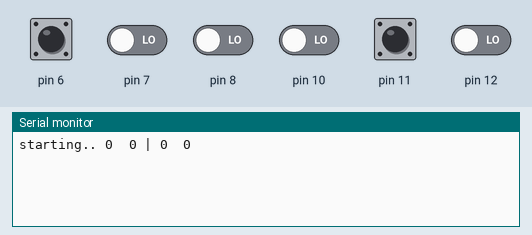
A sketch run on a simulated Arduino Uno, built with avr-gcc and run on an emulated ATmega328P. On the bench: the last lines printed to the serial monitor. Inputs (shaded band) come from the test bench; at power-on: pin 6, pin 11 HIGH, pin 7, pin 8, pin 10, pin 12 LOW.

Above: at 1.2 s.
1.3 s: pin 6 pulled LOW for 0.15 s
At 2.7 s:
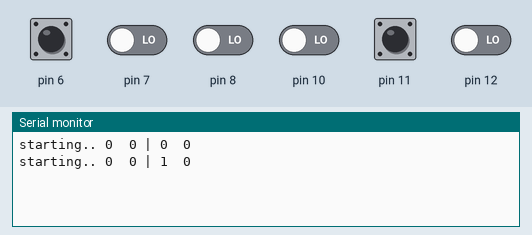
2.9 s: pin 7 driven HIGH
At 3.7 s:
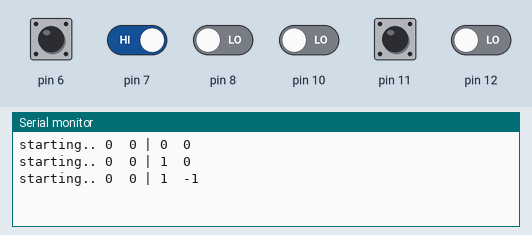
4.4 s: pin 11 pulled LOW for 0.15 s
At 5.8 s:
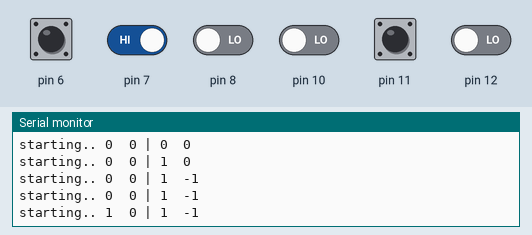
6.0 s: pin 12 driven HIGH
At 6.8 s:
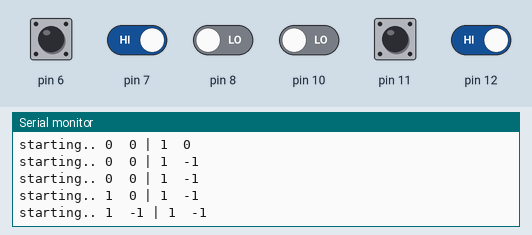
7.5 s: pin 6 pulled LOW for 1 s
At 8.8 s:
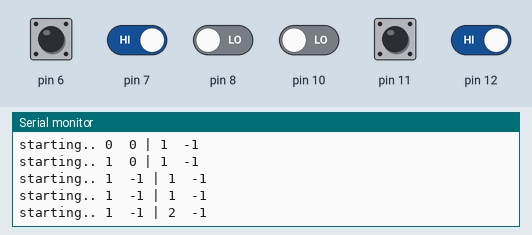
10.0 s: pin 11 pulled LOW for 1 s
At 10.4 s:
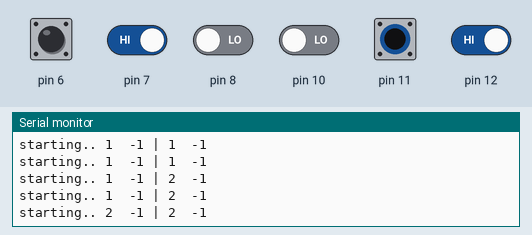
Timing chart, 0 to 13.0 s (numbered marks = the images above; inputs shaded):
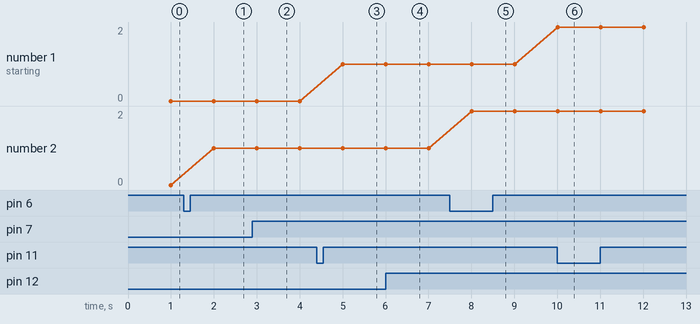

Measured:
- after the input at 1.3 s, the serial monitor: prints a new line after 0.70 s (image 1)
- after the input at 2.9 s, the serial monitor: prints a new line after 0.10 s (image 2)
- after the input at 4.4 s, the serial monitor: prints a new line after 0.61 s (image 3)
- after the input at 6.0 s, the serial monitor: prints a new line at once (image 4)
- after the input at 7.5 s, the serial monitor: prints a new line after 0.51 s (image 5)
- after the input at 10.0 s, the serial monitor: prints a new line at once (image 6)
- plotted number 2: 0 → 1 after the input at 1.3 s, 1 → 2 after the input at 7.5 s

The sketch:

encoder_values.ino
```cpp
#include "rotEncoder.h"

RotEncoder rotE(11, 10, 12);// swPin , clkPin , dtPin
RotEncoder rotE2(6, 8, 7);// swPin , clkPin , dtPin

unsigned long printDelay;
void setup()
{
  Serial.begin(9600);
}

void loop()
{
  int count1 = rotE.pushCounter();
  int rotVal1 = rotE.rotVal();

  int count2 = rotE2.pushCounter();
  int rotVal2 = rotE2.rotVal();

  if(millis() - printDelay > 1000)
  {
    Serial.print("starting.. ");
    Serial.print(count1);
    Serial.print("  ");
    Serial.print(rotVal1);
    Serial.print(" | ");
    Serial.print(count2);
    Serial.print("  ");
    Serial.print(rotVal2);

    Serial.println();
    printDelay = millis();
  }
}
```

rotEncoder.cpp
```cpp
#include "rotEncoder.h"

RotEncoder::RotEncoder(byte swPin , byte clkPin , byte dtPin)
{
	_switchPin = swPin;
	_clkPin = clkPin;
	_dtPin = dtPin;
	pinMode(_switchPin, INPUT_PULLUP);

	pinMode(_clkPin, INPUT);
	pinMode(dtPin, INPUT);

	dtPinLast = digitalRead(dtPin);
}

uint16_t RotEncoder::pushCounter()
{

	if (!digitalRead(_switchPin) && !_swStatus) // currently switch is pushed and previosly not
	{ // This function is for identify user has pushed the button
		_swStatus = 1;
		_timerSw = millis();

	}

	if (!digitalRead(_switchPin) && _swStatus && millis() - _timerSw > 10 && !swOn) // switch is in ON state
	{// This function is for deal with debounce error
		_i++;
		//Serial.println(_i);

		_swStatus = 0;
		swOn = 1;
		counterResetTmr = millis();

	}

	if (swOn && !digitalRead(_switchPin)) // switch is on status and currently is pushed also
	{ // this function is updating until switch pin being pushed
		_timerNc = millis() - _timerSw; // Time since first push
	}

	if (digitalRead(_switchPin) && swOn) // currently switch is not pushed and but in on state
	{
		//_timerNc = millis() - _timerSw;
		_timerSw = millis();

		swOn = 0;
		delay(2);
		//Serial.println("swoff");

	}
	/*
	if (millis() - counterResetTmr > 2000 || !resetCountVal)
	{
		_i = 0;
	}
	*/
	return _i;
}
//-----------------------------------
unsigned long RotEncoder::setTimerSw2Millis()
{
	_timerSw = millis();
	return _timerNc;
}

void RotEncoder::resetTimerNc()
{
	_timerNc = 0;
}

//-----------------------------------
void RotEncoder::pushCounterResetTimer(uint16_t resetTime)
{
	if (millis() - counterResetTmr > resetTime)
	{
		_i = 0;
	}
}

void RotEncoder::pushCounterReset()
{
	_i = 0;
}

int8_t RotEncoder::pushTimerReset()
{
	_timerNc = 0;
}

unsigned long RotEncoder::pushTime()
{

	if (_timerNc == prev_timerNc )
	{
		_timerNc = 0;
	}

	prev_timerNc = _timerNc;

	return _timerNc;
}

int32_t RotEncoder::rotVal()
{
	dtVal = digitalRead(_dtPin);
	if (dtVal != dtPinLast)
	{
		if (digitalRead(_clkPin) != dtVal)
		{
			encoderPos--;
		}
		else
		{
			encoderPos++;
		}
		//Serial.println(encoderPos);
	}
	dtPinLast = dtVal;
	return encoderPos;
}

void RotEncoder::setEncoderPos(int32_t inVal)
{
	encoderPos = inVal;
}

//RotEncoder RotEncoder;
```

rotEncoder.h
```cpp
// rotEncoder.h

#ifndef _ROTENCODER_h
#define _ROTENCODER_h

#if defined(ARDUINO) && ARDUINO >= 100
	#include "arduino.h"
#else
	#include "WProgram.h"
#endif

class RotEncoder
{
 private:
	 byte _switchPin, _clkPin, _dtPin;
	 int32_t encoderPos = 0;
	 boolean dtPinLast, dtVal;

	 unsigned long _timerSw, _timerNc, prev_timerNc, counterResetTmr;
	 boolean _swStatus = 0;
	 boolean _changeNumFlag = 0;
	 boolean swStatus = 0;
	 boolean swOn = 0;
	 uint8_t _i = 0;

 public:
	 RotEncoder(byte swPin , byte clkPin , byte dtPin );
	 unsigned long pushTime();
	 uint16_t pushCounter();
	 int32_t rotVal();
	 void setEncoderPos(int32_t inVal = 0);

	 void pushCounterResetTimer(uint16_t resetTime = 2000);
	 void pushCounterReset();

	 unsigned long setTimerSw2Millis();
	 void resetTimerNc();
	 int8_t pushTimerReset();
};

//extern RotEncoder RotEncoder;

#endif
```
